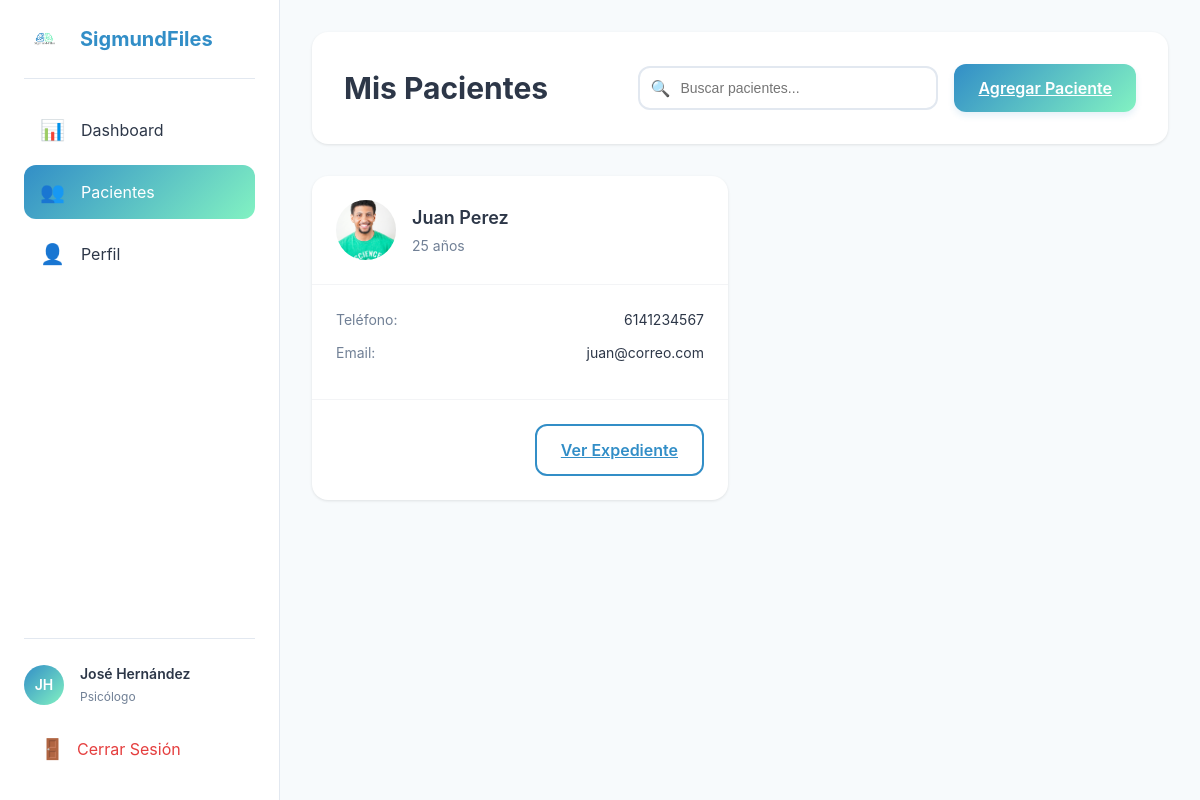
Screenshot of /patients/ (signed in) with the database file from the repository.
### accounts/models.py (models this page shows, shortened)
class Psychologist(AbstractUser):
    professional_license = models.CharField(max_length=50, unique=True)
    institution = models.CharField(max_length=200, blank=True)
    updated_at = models.DateTimeField(auto_now=True)
    history = HistoricalRecords()
    email = models.EmailField(unique=True)
    USERNAME_FIELD = 'email'
    REQUIRED_FIELDS = ['username']  # username sigue siendo requerido por AbstractUser
    class Meta:
        verbose_name = 'Psychologist'
        verbose_name_plural = 'Psychologists'

### patients/models/patient.py (models this page shows, shortened)
class Patient(models.Model):
    GENDER_CHOICES = [
        ('M', 'Masculino'),
        ('F', 'Femenino'),
        ('O', 'Otro'),
    ]
    MARITAL_STATUS_CHOICES = [
        ('S', 'Soltero/a'),
        ('C', 'Casado/a'),
        ('D', 'Divorciado/a'),
        ('V', 'Viudo/a'),
    ]
    psychologist = models.ForeignKey(Psychologist, on_delete=models.CASCADE, related_name='patients')
    photo = models.ImageField(upload_to='patient_photos/', blank=True, null=True)
    created_at = models.DateTimeField(auto_now_add=True)
    updated_at = models.DateTimeField(auto_now=True)
    first_name = models.CharField(max_length=100)
    last_name = models.CharField(max_length=100)
    birth_date = models.DateField()
    gender = models.CharField(max_length=1, choices=GENDER_CHOICES)
    birthplace = models.CharField(max_length=200)
    education_level = models.CharField(max_length=100)
    marital_status = models.CharField(max_length=1, choices=MARITAL_STATUS_CHOICES)
    email = models.EmailField(blank=True)
    phone = models.CharField(max_length=20)
    address = models.TextField()
    religion = models.CharField(max_length=100, blank=True)
    voluntary_assistance = models.BooleanField(default=True)
    history = HistoricalRecords()
    @property
    def age(self):
        from datetime import date
        today = date.today()
        return today.year - self.birth_date.year - ((today.month, today.day) < (self.birth_date.month, self.birth_date.day))

### patients/views/patient.py (the view)
# urls.py: path('', patient.PatientListView.as_view(), name='patient_list'),
class PatientListView(LoginRequiredMixin, ListView):
    model = Patient
    template_name = 'patients/patient_list.html'
    context_object_name = 'patients'
    def get_queryset(self):
        return Patient.objects.filter(psychologist=self.request.user)

### templates/patients/patient_list.html (shortened to what this page needs)
{% extends "base_dashboard.html" %}
{% load static %}
{% block content %}
<div class="patients-container">
    <div class="patients-header">
        <h1 class="patients-title">Mis Pacientes</h1>
        <div class="patients-actions">
            <div class="search-bar">
                <span class="search-icon">🔍</span>
                <input type="text"
                       class="search-input"
                       placeholder="Buscar pacientes..."
                       id="searchPatients">
            </div>
            <a href="{% url 'patient_create' %}" class="btn btn-primary">
                Agregar Paciente
            </a>
        </div>
    </div>
    {% if patients %}
    <div class="patients-grid" id="patientsGrid">
        {% for patient in patients %}
        <div class="patient-card" data-patient-name="{{ patient.first_name|lower }} {{ patient.last_name|lower }}">
            <div class="patient-header">
                {% if patient.photo %}
                <img src="{{ patient.photo.url }}" alt="{{ patient.get_full_name }}" class="patient-avatar">
                {% else %}
                <div class="patient-avatar-placeholder">
                    {{ patient.first_name|make_list|first }}{{ patient.last_name|make_list|first }}
                </div>
                {% endif %}
                <div class="patient-info">
                    <h3>{{ patient.first_name }} {{ patient.last_name }}</h3>
                    <p class="patient-meta">{{ patient.age }} años</p>
                </div>
            </div>
            <div class="patient-body">
                <div class="patient-detail">
                    <span class="detail-label">Teléfono:</span>
                    <span>{{ patient.phone }}</span>
                </div>
                <div class="patient-detail">
                    <span class="detail-label">Email:</span>
                    <span>{{ patient.email|default:"No especificado" }}</span>
                </div>
            </div>
            <div class="patient-footer">
                <a href="{% url 'patient_detail' patient.id %}" class="btn btn-outline">
                    Ver Expediente
                </a>
            </div>
        </div>
        {% endfor %}
    </div>
    {% endif %}
</div>
{% endblock %}

### templates/base_dashboard.html (shortened to what this page needs)
<!DOCTYPE html>
<html lang="es">
<head>
    {% load static %}
    <link rel="stylesheet" href="{% static 'css/base.css' %}">
    <link rel="stylesheet" href="{% static 'css/components/buttons.css' %}">
    <link rel="stylesheet" href="{% static 'css/components/forms.css' %}">
    <link rel="stylesheet" href="{% static 'css/components/mobile-nav.css' %}">
    <link rel="stylesheet" href="{% static 'css/sidebar.css' %}">
    <link rel="stylesheet" href="{% static 'css/profile.css' %}">
    <link rel="stylesheet" href="{% static 'css/patients/detail.css' %}">
    <link rel="stylesheet" href="{% static 'css/patients/list.css' %}">
    <link rel="stylesheet" href="{% static 'css/components/loading.css' %}">
    <link rel="stylesheet" href="{% static 'css/patients/notes/notes.css' %}">
</head>
<body>
    <div class="layout has-sidebar">
        <aside class="sidebar" id="sidebar">
            <div class="sidebar-header">
                <img src="{% static 'img/logo.png' %}" alt="SigmundFiles Logo" class="sidebar-logo">
                <h1>SigmundFiles</h1>
            </div>
            <nav class="sidebar-nav">
                <a href="{% url 'dashboard' %}" class="nav-item {% if request.resolver_match.url_name == 'dashboard' %}active{% endif %}">
                    <span class="nav-icon">📊</span>
                    <span>Dashboard</span>
                </a>
                <a href="{% url 'patient_list' %}" class="nav-item {% if 'patient' in request.resolver_match.url_name %}active{% endif %}">
                    <span class="nav-icon">👥</span>
                    <span>Pacientes</span>
                </a>
                <a href="{% url 'profile' %}" class="nav-item {% if 'profile' in request.resolver_match.url_name %}active{% endif %}">
                    <span class="nav-icon">👤</span>
                    <span>Perfil</span>
                </a>
            </nav>
            <div class="sidebar-footer">
                <div class="user-info">
                    <div class="user-avatar">
                        {{ user.first_name|make_list|first }}{{ user.last_name|make_list|first }}
                    </div>
                    <div class="user-details">
                        <p class="user-name">{{ user.get_full_name }}</p>
                        <p class="user-role">Psicólogo</p>
                    </div>
                </div>
                <a href="{% url 'logout' %}" class="logout-btn">
                    <span class="nav-icon">🚪</span>
                    <span>Cerrar Sesión</span>
                </a>
            </div>
        </aside>
        <main class="main-content">
            {% block content %}{% endblock %}
        </main>
    </div>
</body>
</html>

### static/css/base.css (style rules this page uses)
:root { --primary-blue: #328ec7; --primary-mint: #82f2c2; --text-dark: #2d3748; --text-light: #718096; --white: #ffffff; --error: #e53e3e; --gradient: linear-gradient(135deg, var(--primary-blue) 0%, var(--primary-mint) 100%); --sidebar-width: 280px; }
* { margin: 0; padding: 0; box-sizing: border-box; }
body { font-family: 'Inter', system-ui, -apple-system, sans-serif; color: var(--text-dark); line-height: 1.5; background-color: #f7fafc; min-height: 100vh; }
.layout { min-height: 100vh; display: flex; }
.main-content { flex: 1; min-width: 0; margin-left: var(--sidebar-width); background: #f7fafc; min-height: 100vh; width: calc(100% - var(--sidebar-width)); }

### static/css/components/buttons.css (style rules this page uses)
.btn { display: inline-block; padding: 0.75rem 1.25rem; font-weight: 600; text-align: center; border-radius: 0.75rem; transition: all 0.2s ease; cursor: pointer; border: none; font-size: 0.875rem; width: auto; }
.btn-primary { background: var(--gradient); color: var(--white); box-shadow: 0 4px 6px rgba(50, 142, 199, 0.12); }
.btn-outline { border: 2px solid var(--primary-blue); color: var(--primary-blue); background: transparent; }
@media (min-width: 640px) { .btn { padding: 0.875rem 1.5rem; font-size: 1rem; } }

### static/css/sidebar.css (style rules this page uses)
.sidebar { background: var(--white); border-right: 1px solid #e2e8f0; padding: 1.5rem; display: flex; flex-direction: column; position: fixed; width: var(--sidebar-width); height: 100vh; overflow-y: auto; left: 0; top: 0; z-index: 50; transition: transform 0.3s ease; }
.sidebar-header { display: flex; align-items: center; gap: 1rem; padding-bottom: 1.5rem; border-bottom: 1px solid #e2e8f0; margin-bottom: 1.5rem; }
.sidebar-logo { width: 40px; height: auto; }
.sidebar-header h1 { font-size: 1.25rem; font-weight: 700; color: var(--primary-blue); margin: 0; }
.sidebar-nav { flex: 1; display: flex; flex-direction: column; gap: 0.5rem; }
.nav-item { display: flex; align-items: center; gap: 1rem; padding: 0.75rem 1rem; border-radius: 0.75rem; color: var(--text-dark); text-decoration: none; transition: all 0.2s ease; }
.nav-item.active { background: var(--gradient); color: var(--white); }
.nav-icon { font-size: 1.25rem; }
.sidebar-footer { padding-top: 1.5rem; border-top: 1px solid #e2e8f0; margin-top: auto; }
.user-info { display: flex; align-items: center; gap: 1rem; margin-bottom: 1rem; }
.user-avatar { width: 40px; height: 40px; border-radius: 50%; background: var(--gradient); display: flex; align-items: center; justify-content: center; color: var(--white); font-weight: 600; font-size: 0.875rem; }
.user-details { flex: 1; min-width: 0; }
.user-name { font-weight: 600; color: var(--text-dark); font-size: 0.875rem; margin: 0; white-space: nowrap; overflow: hidden; text-overflow: ellipsis; }
.user-role { color: var(--text-light); font-size: 0.75rem; margin: 0.25rem 0 0 0; }
.logout-btn { display: flex; align-items: center; gap: 0.75rem; padding: 0.75rem 1rem; border-radius: 0.75rem; color: #e53e3e; text-decoration: none; transition: all 0.2s ease; margin-top: 0.5rem; }

### static/css/patients/detail.css (style rules this page uses)
.patient-avatar { width: 100px; height: 100px; border-radius: 50%; overflow: hidden; }
.patient-meta { color: var(--text-light); font-size: 1rem; }
.detail-label { font-size: 0.875rem; color: var(--text-light); }

### static/css/patients/notes/notes.css (style rules this page uses)
.btn { padding: 0.75rem 1.5rem; border-radius: 0.75rem; font-weight: 600; transition: all 0.3s ease; }
.btn-outline { border: 2px solid var(--primary-blue); color: var(--primary-blue); background: transparent; }
.btn-primary { background: var(--gradient); color: white; border: none; }

### rows the page displays
Psychologist: first_name|make_list "J", last_name|make_list "H", get_full_name "José Hernández"
Patient: photo (picture), first_name "Juan", last_name "Perez", age "25", phone "6141234567", email "juan@correo.com"
